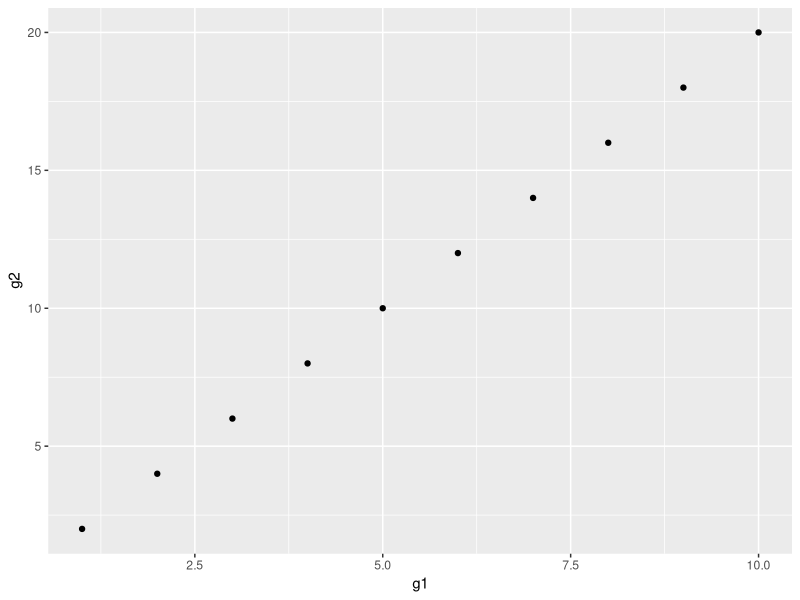
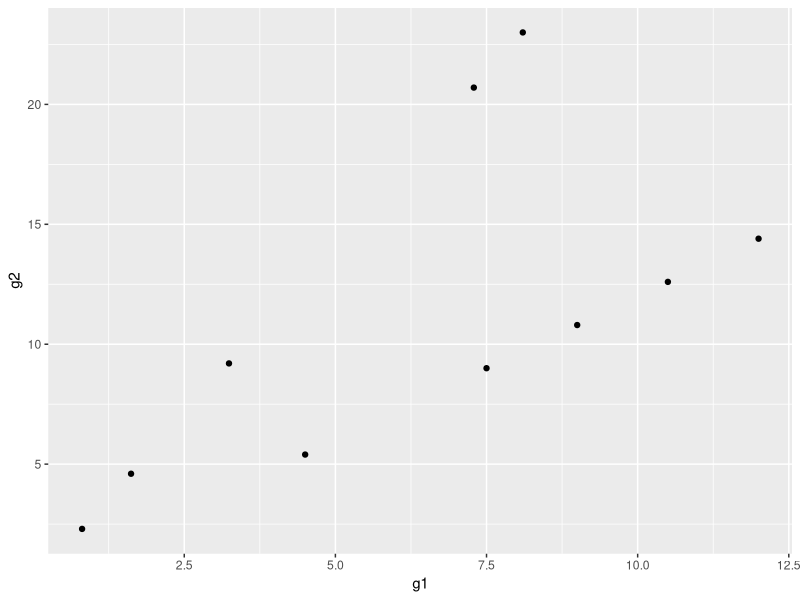
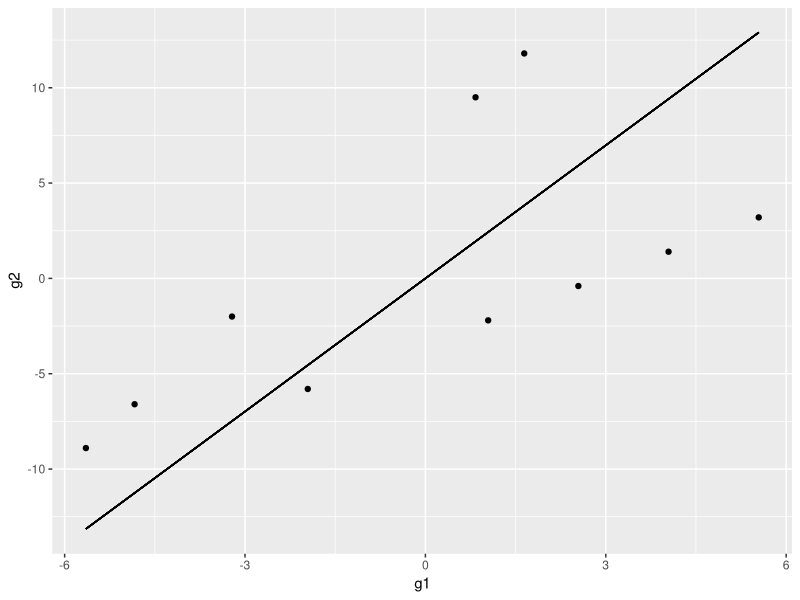
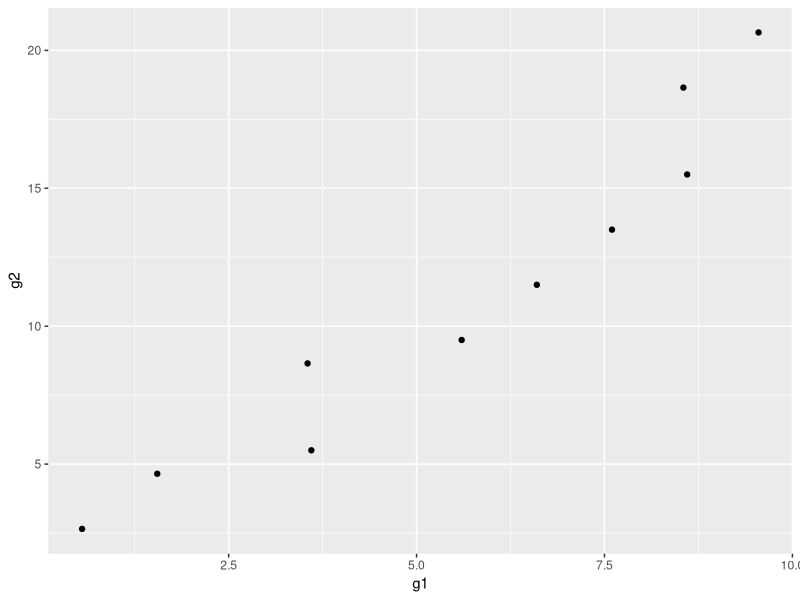
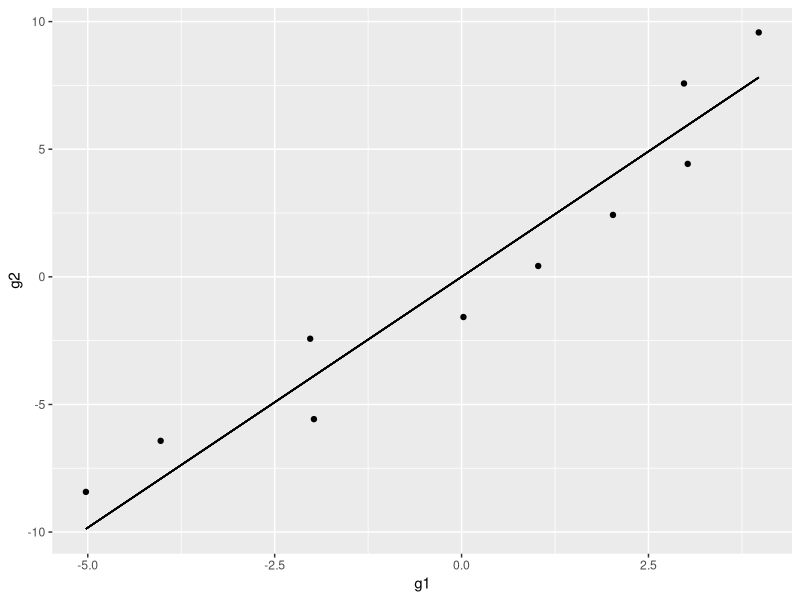
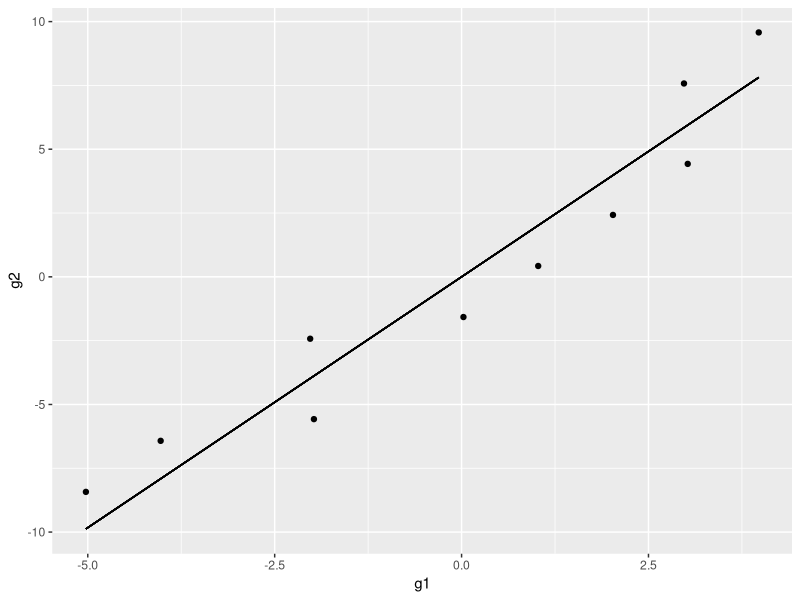

Reproduce these figures in R, in order.

library(ggplot2)

# say we have two genes g1 and g2
g1 <- c(1:10)
g2 <- g1*2

dat <- as.data.frame(cbind(g1,g2))

# here is the data plotted as centered, not scaled
ggplot(dat,aes(x=g1,y=g2)) +
  geom_point()

# now select points (samples) to be in each batch
b1 <- sample(1:10,5)
b2 <- c(1:10)[!(c(1:10) %in% b1)]

# first try multiplicative batch effect.
dat_mult <- dat
dat_mult[b1,1] <- dat_mult[b1,1] * 1.5
dat_mult[b1,2] <- dat_mult[b1,2] * .9

dat_mult[b2,1] <- dat_mult[b2,1] * .81
dat_mult[b2,2] <- dat_mult[b2,2] * 1.15

# plot data as is
ggplot(dat_mult,aes(x=g1,y=g2)) +
  geom_point()

# run pca
mult_pca <- prcomp(dat_mult,scale.=FALSE,center=TRUE)
mult_pc1 <- mult_pca[["rotation"]][,1]

# center data
dat_mult_cent <- as.data.frame(scale(dat_mult,scale=FALSE))

# plot centered, showing pc1
line_x_min <- min(dat_mult_cent[,1])
line_x_max <- max(dat_mult_cent[,1])

ggplot(dat_mult_cent,aes(x=g1,y=g2)) +
  geom_point() +
  geom_segment(aes(x=0,y=0,
                   xend=line_x_max,
                   yend=(line_x_max*mult_pc1[2]/mult_pc1[1]))) +
  geom_segment(aes(x=0,y=0,
                   xend=line_x_min,
                   yend=(line_x_min*mult_pc1[2]/mult_pc1[1])))
  
# now do it with an additive batch effect
dat_add <- dat
dat_add[b1,1] <- dat_add[b1,1] + .6
dat_add[b1,2] <- dat_add[b1,2] - .5

dat_add[b2,1] <- dat_add[b2,1] - .45
dat_add[b2,2] <- dat_add[b2,2] + .65

# plot data as is
ggplot(dat_add,aes(x=g1,y=g2)) +
  geom_point()

# run pca
add_pca <- prcomp(dat_add,scale.=FALSE,center=TRUE)
add_pc1 <- add_pca[["rotation"]][,1]

# center data
dat_add_cent <- as.data.frame(scale(dat_add,scale=FALSE))

# plot centered, showing pc1
line_x_min <- min(dat_add_cent[,1])
line_x_max <- max(dat_add_cent[,1])

ggplot(dat_add_cent,aes(x=g1,y=g2)) +
  geom_point() +
  geom_segment(aes(x=0,y=0,
                   xend=line_x_max,
                   yend=(line_x_max*add_pc1[2]/add_pc1[1]))) +
  geom_segment(aes(x=0,y=0,
                   xend=line_x_min,
                   yend=(line_x_min*add_pc1[2]/add_pc1[1])))

ggplot(dat_add_cent,aes(x=g1,y=g2)) +
  geom_point() +
  geom_segment(aes(x=line_x_min,
                   y=line_x_min * add_pc1[2]/add_pc1[1],
                   xend=line_x_max,
                   yend=line_x_max*add_pc1[2]/add_pc1[1]))






